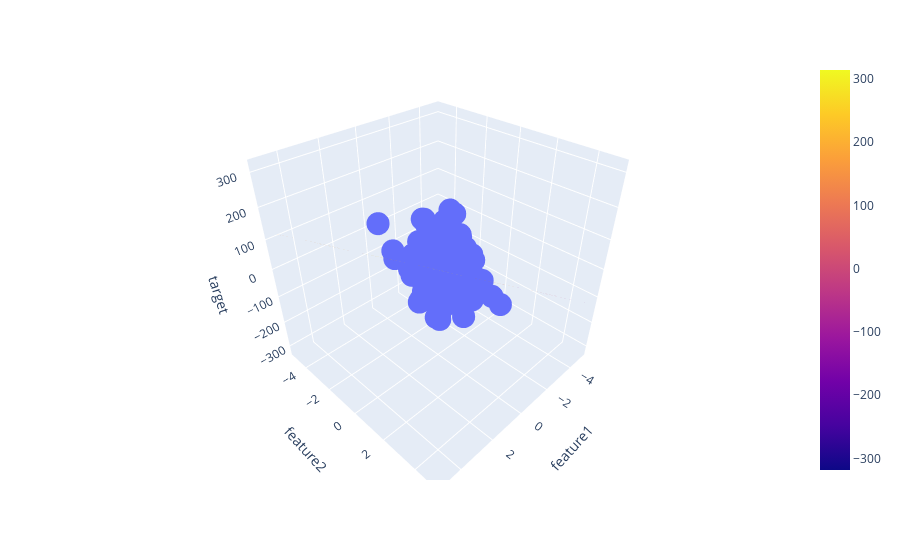

Write notebook code for a chart like this one.
### Code cell
fig = px.scatter_3d(df,x='feature1',y='feature2',z='target')
fig.add_trace(go.Surface(x=x,y=y,z=z))
fig.show()
